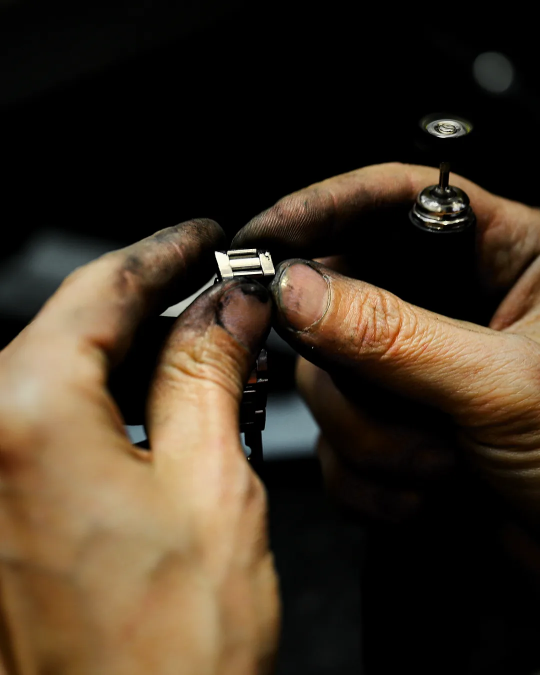
#> input picture assets/img/about-1080.webp, 1080 x 1350 px (shown at 1/2 size)
$ python -i img_build.py   (imports and definitions only)
#> lines starting #> are read from the running program, lines starting #| are printed output that depends on the picture
r"""Build final graded WebP set + manifest.  python tools\img_build.py [stem ...]
Pillow only (numpy blocked by app control)."""
import json, os, sys, io, subprocess
from PIL import Image, ImageChops, ImageFilter, ImageDraw

ROOT = os.path.dirname(os.path.abspath(__file__))
PROJ = os.path.dirname(ROOT)
IMG = os.path.join(ROOT, 'img')
ORIG = os.path.join(IMG, 'originals')
OUT = os.path.join(PROJ, 'assets', 'img')
# [3 lines not run here, left out]
# [1 line that did not run here, left out]

# stem: n, aspect, widths, crop (cx, cy, zoom), focal css, alt_tr, desc_en, [compose]
# compose = (x0, y0, x1, y1) fractions of output canvas where the cropped source is placed with feathered edges
S = {
 'hero':       dict(n=365, a=(16, 9), w=[1280, 1920, 2560], c=(0.5, 0.5, 1.0), comp=(0.30, 0.0, 1.0, 1.0), f='66% 50%',
                    alt='Siyah zemin üzerinde dramatik ışıkla parlayan işlemeli altın bilezikler',
                    d='Stack of ornate yellow-gold bangles on a dark reflective surface, subject right of center, dark negative space left'),
 'hero-m':     dict(n=365, a=(9, 16), w=[720, 1080], c=(0.40, 0.5, 1.0), pre=[1, 1], comp=(0.0, 0.10, 1.0, 0.62), f='50% 35%', budget=220,
                    alt='Siyah zemin üzerinde işlemeli altın bilezikler',
                    d='Portrait crop of the hero bangles, subject upper-middle, dark space below'),
 'about':      dict(n=203, a=(4, 5), w=[640, 1080], c=(0.45, 0.5, 1.0), f='45% 50%',
                    alt='Kuyumcu tezgahında el işçiliğiyle mücevher işleyen usta eller',
                    d='Jeweler hands working a small piece at the bench, dark workshop'),
 'craft':      dict(n=170, a=(16, 9), w=[1280, 1920], c=(0.5, 0.5, 1.0), f='50% 50%',
                    alt='Kuyumcu şalumosu alevi altında şekillenen altın yüzük',
                    d='Jeweler torch flame heating a ring on the bench, dramatic warm light'),
 'cat-ring':   dict(n=128, a=(3, 4), w=[480, 800], c=(0.5, 0.5, 1.0), f='50% 50%',
                    alt='Koyu zemin üzerinde işlemeli altın yüzük koleksiyonu',
                    d='Collection of ornate yellow-gold rings on dark charcoal'),
 'cat-necklace': dict(n=545, a=(3, 4), w=[480, 800], c=(0.38, 0.55, 1.0), f='40% 55%',
                    alt='Siyah zemin üzerinde işlemeli altın kolye',
                    d='Ornate yellow-gold necklace arc on black'),
 'cat-bracelet': dict(n=663, a=(3, 4), w=[480, 800], c=(0.30, 0.5, 1.0), f='35% 50%',
                    alt='Yansıtıcı koyu zeminde işlemeli altın bilezikler',
                    d='Gold bangles stacked on a dark reflective surface'),
 'cat-diamond': dict(n=417, a=(3, 4), w=[480, 800], c=(0.5, 0.5, 1.0), f='50% 50%',
                    alt='Siyah zemin üzerinde yansımalı pırlanta taş',
                    d='Single faceted diamond with reflection on black'),
 'p-solitaire': dict(n=489, a=(4, 5), w=[640, 1080], c=(0.5, 0.5, 1.6), f='50% 50%',
                    alt='Saten üzerinde altın tektaş pırlanta yüzük',
                    d='Yellow-gold solitaire diamond ring on dark satin'),
 'p-bands':    dict(n=129, a=(4, 5), w=[640, 1080], c=(0.5, 0.5, 1.0), f='50% 50%',
                    alt='Koyu yansıtıcı zeminde iki altın alyans',
                    d='Two gold wedding bands on a dark reflective surface'),
 'p-chain':    dict(n=600, a=(4, 5), w=[640, 1080], c=(0.6, 0.5, 1.0), f='60% 50%',
                    alt='Koyu zemin üzerinde çapraz uzanan ince altın zincir',
                    d='Thin gold chain angled across a dark background'),
 'p-pendant':  dict(n=363, a=(4, 5), w=[640, 1080], c=(0.5, 0.5, 1.0), f='50% 50%',
                    alt='Siyah zemin üzerinde güneş motifli altın kolye ucu',
                    d='Gold chain with sun pendant on black'),
 'p-bangle':   dict(n=666, a=(4, 5), w=[640, 1080], c=(0.5, 0.5, 1.0), f='50% 50%',
                    alt='Kömür taşları üzerinde işlemeli altın bilezik',
                    d='Ornate gold bangle resting on dark charcoal'),
 'p-bracelet': dict(n=691, a=(4, 5), w=[640, 1080], c=(0.5, 0.5, 1.0), f='50% 50%',
                    alt='Koyu zeminde çiçek motifli altın bileklik',
                    d='Gold chain bracelet with flower charm on dark charcoal'),
 'p-earrings': dict(n=392, a=(4, 5), w=[640, 1080], c=(0.5, 0.5, 1.0), f='50% 50%',
                    alt='Siyah kumaş üzerinde işlemeli altın küpeler',
                    d='Pair of ornate gold jhumka earrings on black fabric'),
 'p-ring':     dict(n=22, a=(4, 5), w=[640, 1080], c=(0.5, 0.5, 1.0), f='50% 50%',
                    alt='Kömür taşları üzerinde telkari altın yüzük',
                    d='Intricate gold filigree ring on dark charcoal'),
}
# [2 lines not run here, left out]


# [17 lines left out: functions original, crop, not called in this run]


def lut_curve():
    out = []
    for i in range(256):
        x = i / 255
        x = max(0.0, (x - 0.035) / 0.965)          # deeper blacks
        s = x * x * (3 - 2 * x)                     # smoothstep S
        y = 0.72 * x + 0.28 * s
        out.append(round(min(1, y) * 255))
#> further down, picture is the input picture: PIL image 1080x1350 RGB; mean R, G, B 62.4, 49.3, 34.1
    return out


CURVE = lut_curve()


def grade(im):
    im = im.point(CURVE * 3)
    # warm highlights: lift R, trim B progressively above mid
    r = [min(255, round(i + 10 * max(0, (i - 110) / 145))) for i in range(256)]
    g = [min(255, round(i + 3 * max(0, (i - 110) / 145))) for i in range(256)]
    b = [max(0, round(i - 12 * max(0, (i - 90) / 165))) for i in range(256)]
    im = im.point(r + g + b)
    # desaturate non-gold hues
    h, s, v = im.convert('HSV').split()
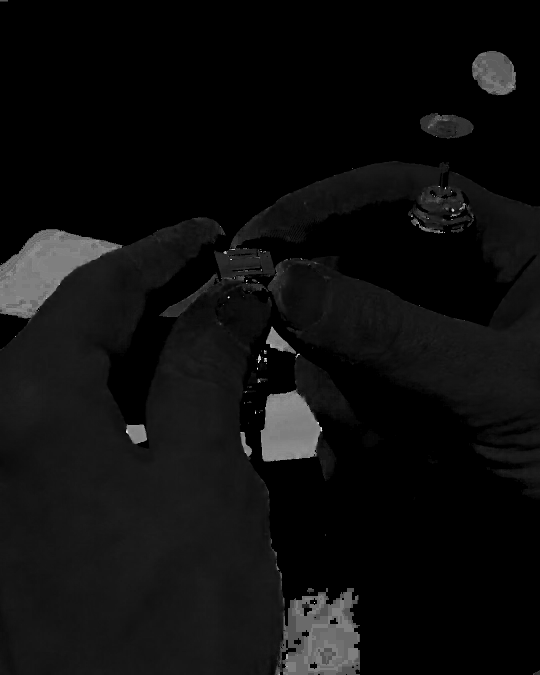
#> h: PIL image 1080x1350 L (shown at 1/2 size); min 0, max 253, mean 14.3
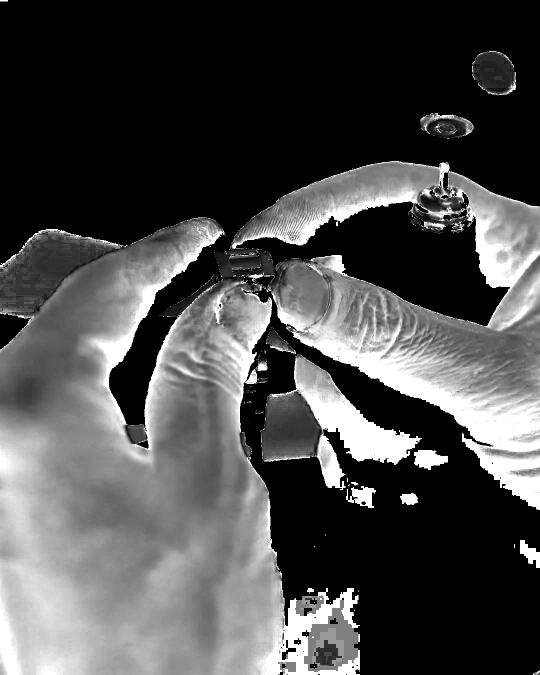
#> s: PIL image 1080x1350 L (shown at 1/2 size); min 0, max 255, mean 75.3
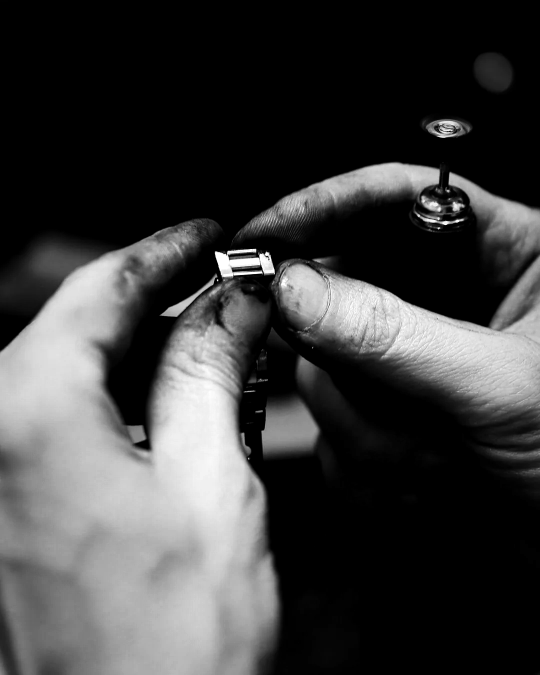
#> v: PIL image 1080x1350 L (shown at 1/2 size); min 0, max 255, mean 62.1
    def gold_w(x):  # hue 0..255 ; gold ~ 15..40
        d = 0 if 14 <= x <= 40 else min(abs(x - 14), abs(x - 40))
        return round(255 * max(0, 1 - d / 8))
    mask = h.point([gold_w(i) for i in range(256)])
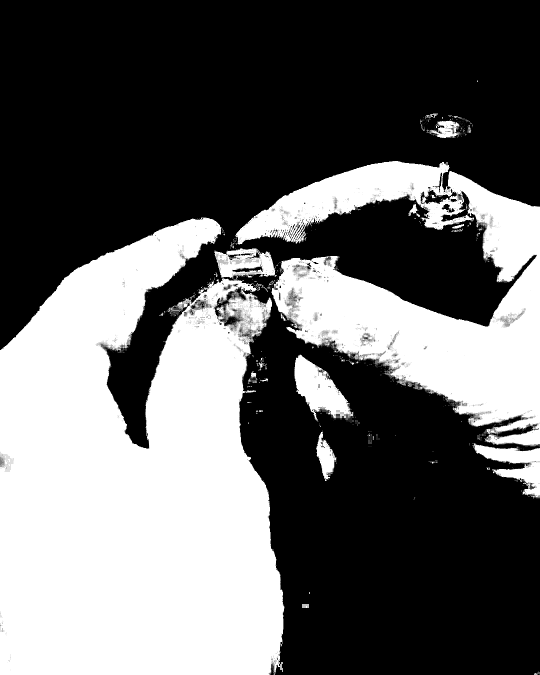
#> mask: PIL image 1080x1350 L (shown at 1/2 size); min 0, max 255, mean 99.5
    s2 = Image.composite(s, s.point(lambda x: round(x * 0.4)), mask)
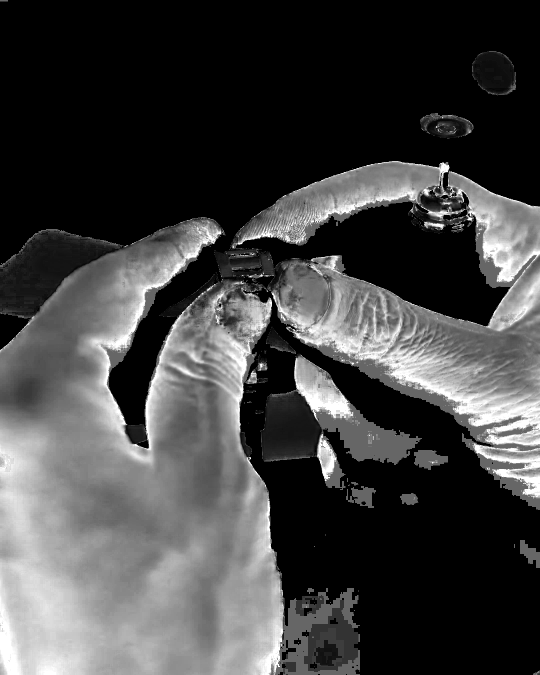
#> s2: PIL image 1080x1350 L (shown at 1/2 size); min 0, max 255, mean 66.1
    im = Image.merge('HSV', (h, s2, v)).convert('RGB')
    return im


# [21 lines left out: functions vignette, feather_mask, not called in this run]


FEATHER = 0.18
# [64 lines left out: functions compose, save_webp, build, not called in this run]


# [23 lines not run here, left out]

>>> from PIL import Image
>>> picture = Image.open('../assets/img/about-1080.webp')
>>> result = grade(picture)

$ run again, on assets/img/cat-diamond-480.webp
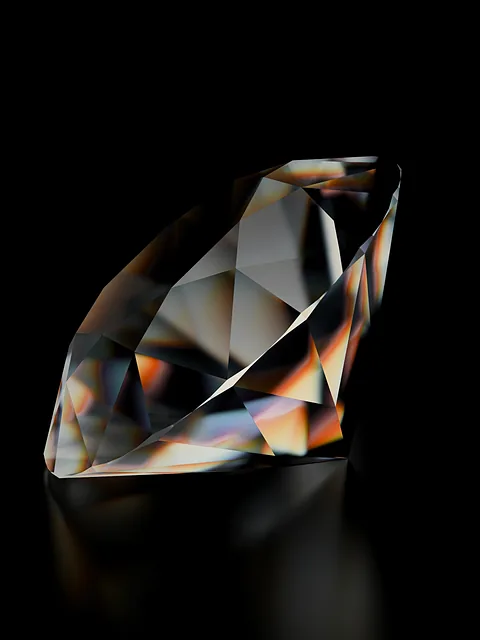
#> input picture assets/img/cat-diamond-480.webp, 480 x 640 px
#> picture is the input picture: PIL image 480x640 RGB; mean R, G, B 24, 21.6, 19.1
#> in grade, `h, s, v = im.convert('HSV').split()`:
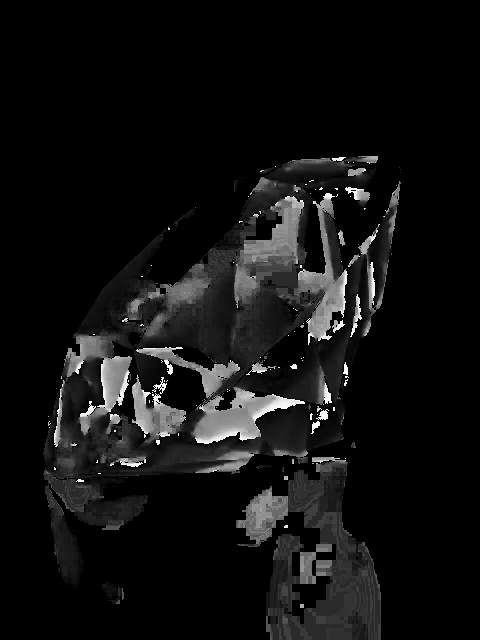
#> h: PIL image 480x640 L; min 0, max 254, mean 17.1
#> in grade, `s2 = Image.composite(s, s.point(lambda x: round(x * 0.4)), mask)`:
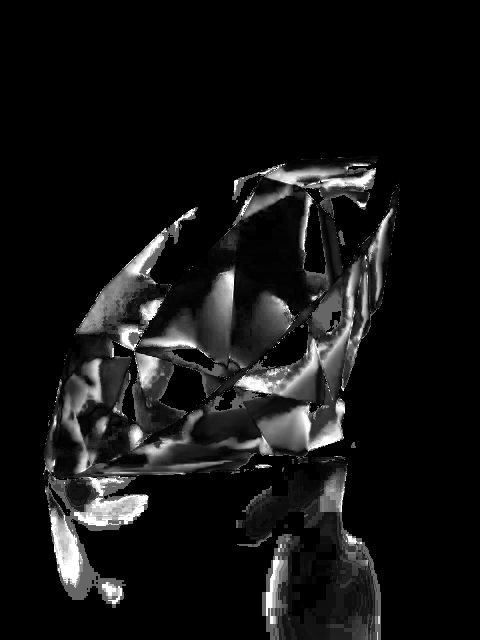
#> s2: PIL image 480x640 L; min 0, max 255, mean 20.8

$ run again, on assets/img/cat-necklace-480.webp
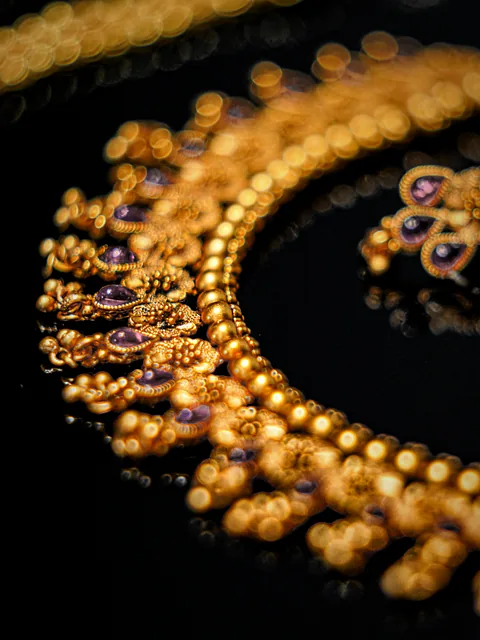
#> input picture assets/img/cat-necklace-480.webp, 480 x 640 px
#> picture is the input picture: PIL image 480x640 RGB; mean R, G, B 73.6, 49.2, 19.1
#> in grade, `h, s, v = im.convert('HSV').split()`:
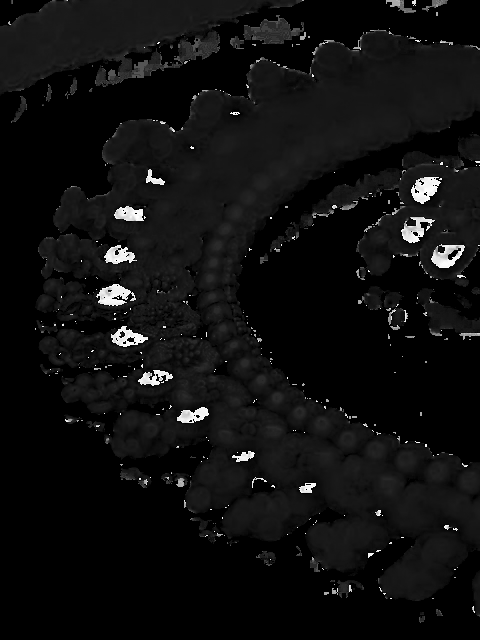
#> h: PIL image 480x640 L; min 0, max 254, mean 15.1
#> in grade, `s2 = Image.composite(s, s.point(lambda x: round(x * 0.4)), mask)`:
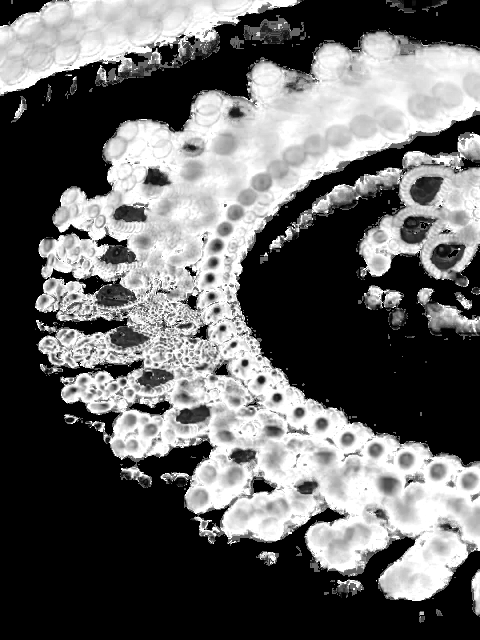
#> s2: PIL image 480x640 L; min 0, max 255, mean 102
